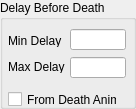
    <widget class="QGroupBox" name="IDC_STATIC">
      <property name="geometry">
        <rect>
          <x>11</x>
          <y>16</y>
          <width>136</width>
          <height>109</height>
        </rect>
      </property>
      <property name="title">
        <string>Delay Before Death</string>
      </property>
      <property name="visible">
        <bool>true</bool>
      </property>
      <property name="enabled">
        <bool>true</bool>
      </property>
      <property name="flat">
        <bool>false</bool>
      </property>
      <widget class="QLineEdit" name="IDC_DEATH_DELAY_MIN">
        <property name="geometry">
          <rect>
            <x>70</x>
            <y>29</y>
            <width>56</width>
            <height>21</height>
          </rect>
        </property>
        <property name="visible">
          <bool>true</bool>
        </property>
        <property name="enabled">
          <bool>true</bool>
        </property>
      </widget>
      <widget class="QLabel" name="IDC_DEATH_DELAY_MIN_LABEL">
        <property name="geometry">
          <rect>
            <x>8</x>
            <y>34</y>
            <width>57</width>
            <height>13</height>
          </rect>
        </property>
        <property name="text">
          <string>Min Delay</string>
        </property>
        <property name="visible">
          <bool>true</bool>
        </property>
        <property name="enabled">
          <bool>true</bool>
        </property>
        <property name="alignment">
          <set>Qt::AlignLeft</set>
        </property>
      </widget>
      <widget class="QLineEdit" name="IDC_DEATH_DELAY_MAX">
        <property name="geometry">
          <rect>
            <x>70</x>
            <y>57</y>
            <width>56</width>
            <height>21</height>
          </rect>
        </property>
        <property name="visible">
          <bool>true</bool>
        </property>
        <property name="enabled">
          <bool>true</bool>
        </property>
      </widget>
      <widget class="QLabel" name="IDC_DEATH_DELAY_MAX_LABEL">
        <property name="geometry">
          <rect>
            <x>8</x>
            <y>60</y>
            <width>57</width>
            <height>13</height>
          </rect>
        </property>
        <property name="text">
          <string>Max Delay</string>
        </property>
        <property name="visible">
          <bool>true</bool>
        </property>
        <property name="enabled">
          <bool>true</bool>
        </property>
        <property name="alignment">
          <set>Qt::AlignLeft</set>
        </property>
      </widget>
      <widget class="QCheckBox" name="IDC_DEATH_DELAY_FROM_ANIM">
        <property name="geometry">
          <rect>
            <x>8</x>
            <y>90</y>
            <width>109</width>
            <height>19</height>
          </rect>
        </property>
        <property name="text">
          <string>From Death Anim</string>
        </property>
        <property name="visible">
          <bool>true</bool>
        </property>
        <property name="enabled">
          <bool>true</bool>
        </property>
      </widget>
    </widget>
